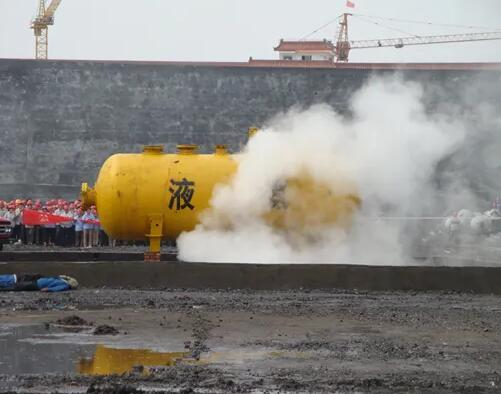
#> input picture OpenCV应用项目/基于颜色的实例分割/4.png, 501 x 394 px
$ python gasSegement.py
#> lines starting #> are read from the running program, lines starting #| are printed output that depends on the picture; after the words box and inside, x2 and y2 are one past the last pixel; in counts of white or black regions, pixels touching at a corner belong together
import cv2
import numpy as np

# 读取图像
image = cv2.imread('./4.png')
#> image is the input picture: shape (394, 501, 3); mean B, G, R 128.2, 134.4, 138.2

# 将图像转换为灰度
gray = cv2.cvtColor(image, cv2.COLOR_BGR2GRAY)
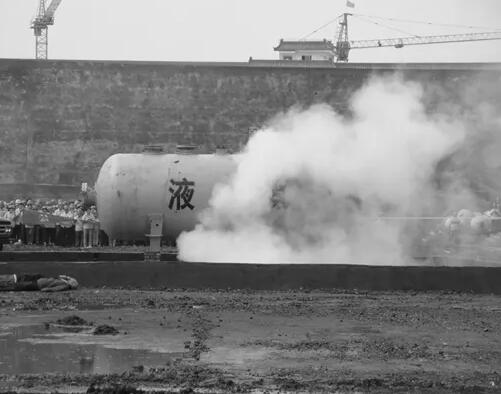
#> gray: shape (394, 501); min 1, max 250, mean 134.8

# 使用阈值处理来分割白色烟雾区域
_, binary = cv2.threshold(gray, 200, 255, cv2.THRESH_BINARY)
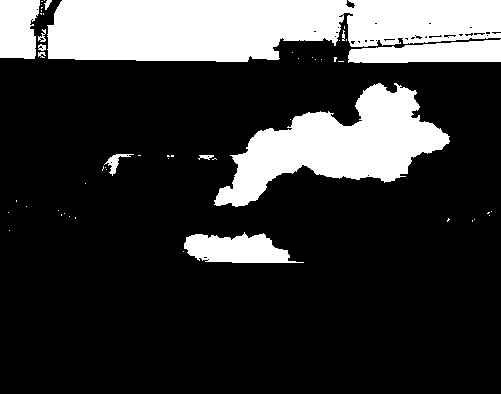
#> binary: shape (394, 501); 22% white; 55 white regions (43 under 20 px)

# 计算白色区域像素数和图像总像素数
# white_pixels = cv2.countNonZero(binary)
# total_pixels = binary.shape[0] * binary.shape[1]

# 找到白色区域的轮廓
contours, _ = cv2.findContours(binary, cv2.RETR_EXTERNAL, cv2.CHAIN_APPROX_SIMPLE)
#> contours = 55 contours, 45 with area under 20; largest, box (x1, y1, x2, y2) and area: (47, 0, 501, 62) 22185, (214, 83, 450, 207) 12692, (348, 39, 501, 63) 2557, (184, 232, 304, 263) 2306, (0, 0, 40, 59) 1989

#计算连通区域
for contour in contours:
    area = cv2.contourArea(contour)
    if area >= int(binary.shape[0] * binary.shape[1] * 0.03):
        #认为是gas

        # 创建一个新的图像，用白色轮廓绘制烟雾区域
        smoke_mask = np.zeros_like(image)
        cv2.drawContours(smoke_mask, contours, -1, (255, 255, 255), thickness=cv2.FILLED)

        # 从原始图像中提取烟雾区域
        smoke_area = cv2.bitwise_and(image, smoke_mask)

        # 显示原始图像和提取的烟雾区域
        cv2.imshow('Original Image', image)
        cv2.imshow('Smoke Area', smoke_area)
#> this loop made 55 passes
#> area on passes 2, 24, 28, 30, 39, 41, 44, 52, 53, 55: 2306.5, 31.5, 147.5, 12692, 32, 2557, 32, 22185, 29, 1989
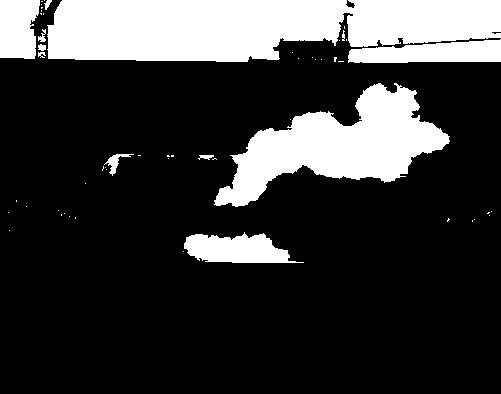
#> smoke_mask: shape (394, 501, 3); 22.1% white; 55 white regions (43 under 20 px), largest, box (x1, y1, x2, y2) and area: (47, 0, 501, 62) 22763, (214, 83, 450, 207) 13050, (348, 39, 501, 63) 2726
cv2.waitKey(0)
cv2.destroyAllWindows()

$ run again, with OpenCV应用项目/基于颜色的实例分割/bird.jpg saved as OpenCV应用项目/基于颜色的实例分割/4.png
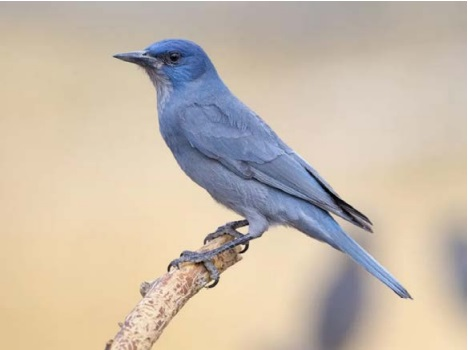
#> input picture OpenCV应用项目/基于颜色的实例分割/bird.jpg, 468 x 350 px
#> image is the input picture: shape (350, 468, 3); mean B, G, R 171.8, 187.6, 200.7
#> `_, binary = cv2.threshold(gray, 200, 255, cv2.THRESH_BINARY)`:
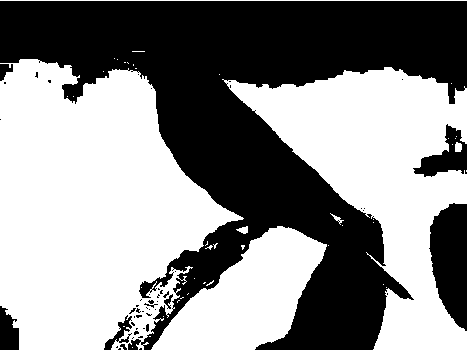
#> binary: shape (350, 468); 55.2% white; 51 black regions (41 under 20 px)
#> contours = 38 contours, 33 with area under 20; largest, box (x1, y1, x2, y2) and area: (0, 59, 244, 350) 47195, (0, 0, 468, 350) 34700, (151, 226, 327, 350) 11411, (236, 226, 248, 234) 44, (330, 213, 344, 225) 28
#> the loop `for contour in contours:` made 38 passes
#> area on passes 19, 20, 24, 35, 38: 11411, 44, 27.5, 47195, 34699.5
#> after the loop `for contour in contours:`:
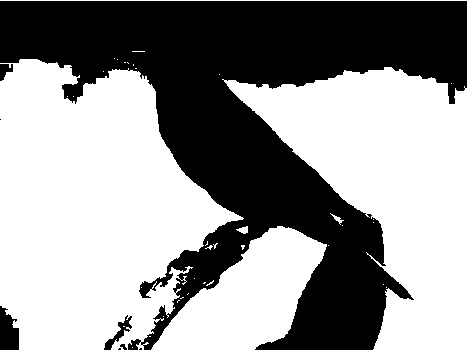
#> smoke_mask: shape (350, 468, 3); 58.4% white; 8 black regions (3 under 20 px), largest, box (x1, y1, x2, y2) and area: (0, 1, 467, 350) 67134, (0, 306, 19, 350) 635, (104, 315, 132, 350) 264, (0, 64, 13, 81) 138, (120, 344, 127, 350) 24
